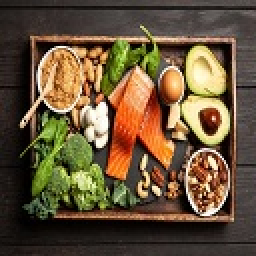
#> input picture Part6-Frequency-Domain-Filtering/Images/food128.jpg, 128 x 128 px (shown 2 times larger)
$ python main.py
#> lines starting #> are read from the running program, lines starting #| are printed output that depends on the picture
# ESE 558 - Digital Image Processing
# Project Part 6: Frequency Domain Filtering
# Akm Islam

########### Libraries ##########
import numpy as np
from numpy import asarray
import math
import cmath
import matplotlib.pyplot as plt
from PIL import Image

########## Initializations ##########
fi = Image.open(r"Images/food128.jpg").convert('L')     # Read image as grey-scale.
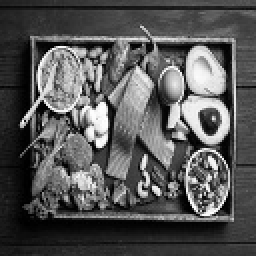
#> fi: PIL image 128x128 L (shown 2 times larger); min 0, max 254, mean 85.9
M,N = fi.size                                           # Obtain image dimensions.
#> M = 128; N = 128

plt.title("Input Image")                                # Title plot.
plt.imshow(fi, cmap='gray')                             # Pass image.
plt.show()                                              # Display image.

f = asarray(fi)                                         # Convert Input image to numpy array.
F = np.zeros((M,N), dtype = complex)                    # Initialize F to MxN matrix with 0's.

h = np.zeros((M,N), dtype = complex)                    # Initialize h to MxN matrix with 0's.
H = np.zeros((M,N), dtype = complex)                    # Initialize H to MxN matrix with 0's.

g = np.zeros((M,N), dtype = complex)                    # Initialize g to MxN matrix with 0's.
G = np.zeros((M,N), dtype = complex)                    # Initialize G to MxN matrix with 0's.

P = np.zeros((M,M), dtype = complex)                    # Initialize P to MxM matrix with 0's.
Pi = np.zeros((M,M), dtype = complex)                   # Initialize Pi to MxM matrix with 0's.
Q = np.zeros((N,N), dtype = complex)                    # Initialize Q to NxN matrix with 0's.
Qi = np.zeros((N,N), dtype = complex)                   # Initialize Qi to NxN matrix with 0's.


########## Insert FT and IFT Weights ###########
for u in range (M):                                     # For all u in M.
    for m in range (M):                                 # For all m in M.
        P[u][m] = (1/M)*cmath.exp(-math.pi*(u*m/M)*2j)  # Insert FT value.
        Pi[u][m] = cmath.exp(math.pi*(u*m/M)*2j)        # Insert IFT value.

for v in range (N):                                     # For all v in N.
    for n in range (N):                                 # For all n in N.
        Q[v][n] = (1/N)*cmath.exp(-math.pi*(v*n/N)*2j)  # Insert FT value.
        Qi[v][n] = cmath.exp(math.pi*(v*n/N)*2j)        # Insert IFT value.


########## Compute FT of F ##########
F = np.dot(np.dot(P,f),Q)                               # Compute Fourier Transform using matrix multiplication.


########## Assigning H Values ##########
for u in range (M):                                     # For all u in M.
    for v in range (N):                                 # For all v in N.
        if (((u<5) and (v<5)) or ((u>M-5) and (v<5)) or ((u<5) and (v>N-5)) or ((u>M-5) and (v>N-5))):  # If u or v is low frequency,
            H[u][v] = 0.5                               # Assign H[u][v] to 0.5.
        else:                                           # Otherwise,
            H[u][v] = 1                                 # Assign H[u][v] to 1.


########## Compute Output G ##########
G = F*H                                                 # Frequency Domain multiplication.

########## Compute Output g  ##########
g = np.dot(np.dot(Pi,G),Qi)                             # Compute Inverse Fourier Transform using matrix multiplication.
g = abs(g)                                              # Take absolute value of g.
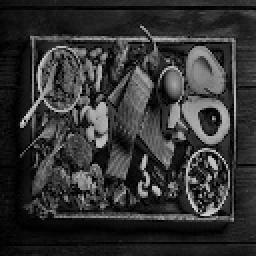
#> g: shape (128, 128) float64 (shown 2 times larger); min 0.00071, max 217.6, mean 51.5
g = g.astype(np.uint8)                                  # Type cast values to uint8.

### Assembling Images
gi = Image.fromarray(g)                                 # Reconstruct output image.
gi.save("Images/Output.jpg")                            # Save output image.

### Plot Output Images
plt.title("Output")                                     # Title plot.
plt.imshow(gi, cmap='gray')                             # Pass image.
plt.show()                                              # Display image.
